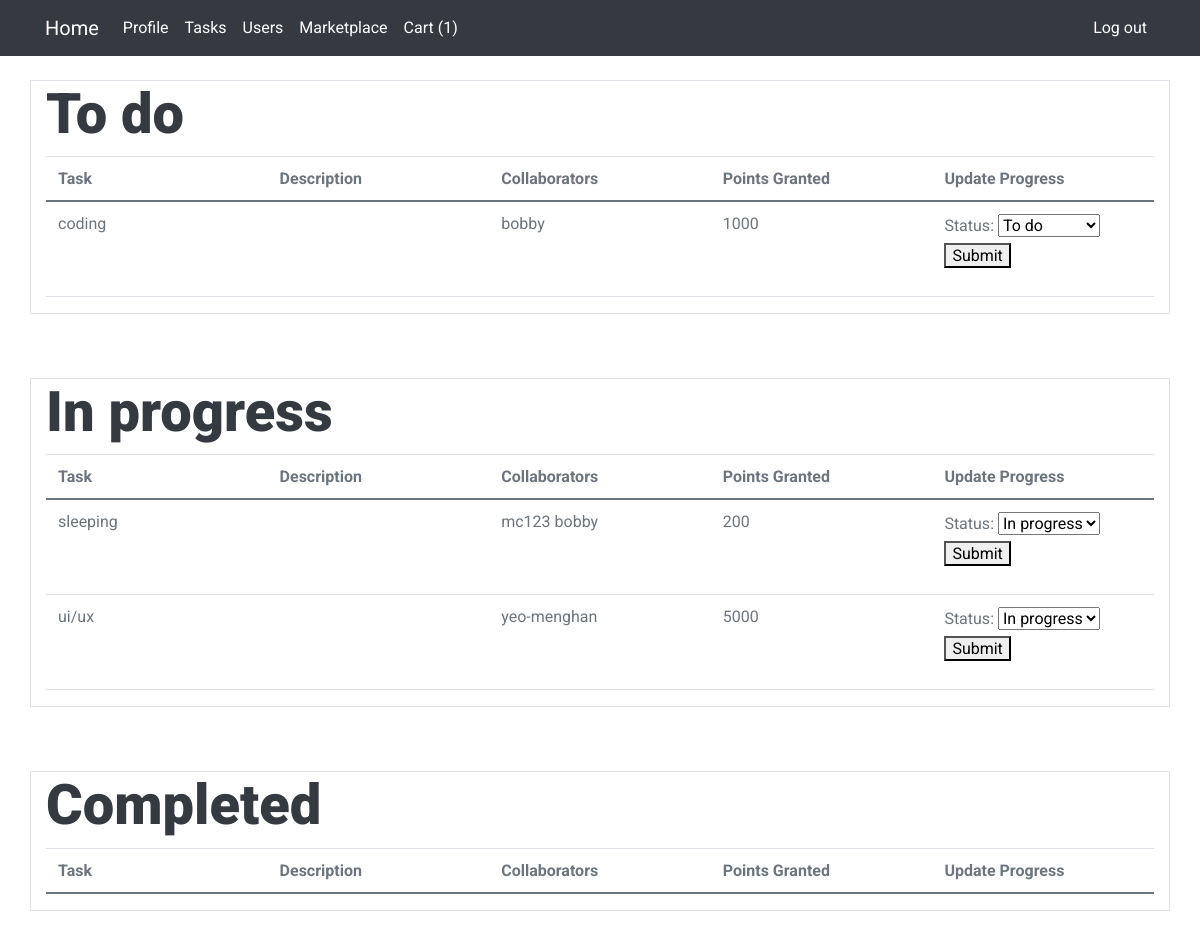
Page /main/tasks (signed in) on the committed database.
### main/models.py (models this page shows, shortened)
class Task(models.Model):
    STATUS = (
        ('To do', 'To do'),
        ('In progress', 'In progress'),
        ('Completed', 'Completed'),
    )
    name = models.CharField(max_length = 64)
    description = models.TextField("Description", max_length=600, default='', blank=True)
    points_granted = models.IntegerField()
    status = models.CharField(max_length=100, choices=STATUS, default='To do')

class CustomUser(models.Model):
    user = models.OneToOneField(User, on_delete=models.CASCADE)
    DEPARTMENT = (
        ('Operations', 'Operations'),
        ('Infocomm technology', 'Infocomm technology'),
        ('Engineering', 'Engineering'),
        ('Corportate', 'Corporate')
    )
    email = models.EmailField(unique=True)
    department = models.CharField(max_length=100, choices=DEPARTMENT)
    description = models.TextField("Description", max_length=600, default='', blank=True)
    points = models.IntegerField(default=0)
    tasks = models.ManyToManyField(Task, blank=True, related_name='users')

### main/views.py (the view)
# urls.py: path('tasks', views.tasks, name="tasks"),
@login_required(login_url='/main/login')
def tasks(request):
    to_do = Task.objects.filter(status="To do")
    in_progress = Task.objects.filter(status="In progress")
    completed = Task.objects.filter(status="Completed")
    return render(request, 'main/tasks.html', {
        "to_do": to_do,
        "in_progress": in_progress,
        "completed": completed,
    })

### main/context_processor.py (called while the page is built)
def cart_count(request):
    try:
        current_user = CustomUser.objects.get(user=request.user)
        cart_count = Cart.objects.filter(user=current_user).count()
        return {
            'cart_count' : cart_count
        }
    except TypeError:
        return []

### main/templates/main/tasks.html (shortened to what this page needs)
{% extends "main/layout.html" %}
{% block body %}
    <div class="container">
      <div class ="row">
        <div class="col-12 border">
          <h1 class="display-4">To do</h1>
        <table class="table table-hover">
          <thead>
            <tr>
              <th style="width: 20%">Task</th>
              <th style="width: 20%">Description</th>
              <th style="width: 20%">Collaborators</th>
              <th style="width: 20%">Points Granted</th>
              <th style="width: 20%">Update Progress</th>
            </tr>
          </thead>
          <tbody>
            {% for task in to_do %}
            <tr>
              <td scope="row">{{ task.name }}</th>
              <td>{{ task.description }}</td>
              <td>{% for user in task.users.all %} {{user.user.username}} {% endfor %}</td>
              <td>{{ task.points_granted }}</td>
              <td>
                <form action="{% url 'main:edit_task' %}" method="post">
                  <label for="status">Status:</label>
                    <select name='task_status' id="status">
                      <option {% if task.status == "To do" %} selected {% endif %}>To do</option>
                    </select>
                  <button value='{{ task.id }}' name='task_id' type='submit'>Submit</button>
                </form>
              </td>
            </tr>
            {% endfor %}
          </tbody>
        </table>
        </div>
        <div class="empty-div"><p></p></div>
          <div class="col-12 border">
            <h1 class="display-4">In progress</h1>
          <table class="table table-hover">
            <thead>
              <tr>
                <th style="width: 20%">Task</th>
                <th style="width: 20%">Description</th>
                <th style="width: 20%">Collaborators</th>
                <th style="width: 20%">Points Granted</th>
                <th style="width: 20%">Update Progress</th>
              </tr>
            </thead>
            <tbody>
              {% for task in in_progress %}
              <tr>
                <td scope="row">{{ task.name }}</th>
                <td>{{ task.description }}</td>
                <td>{% for user in task.users.all %} {{user.user.username}} {% endfor %}</td>
                <td>{{ task.points_granted }}</td>
                <td>
                  <form action="{% url 'main:edit_task' %}" method="post">
                    <label for="status">Status:</label>
                      <select name='task_status' id="status">
                        <option {% if task.status == "In progress" %} selected {% endif %}>In progress</option>
                      </select>
                    <button value='{{ task.id }}' name='task_id' type='submit'>Submit</button>
                  </form>
                </td>
              </tr>
              {% endfor %}
            </tbody>
          </table>
          </div>
          <div class="empty-div"><p></p></div>
          <div class="col-12 border">
            <h1 class="display-4">Completed</h1>
          <table class="table table-hover">
            <thead>
              <th style="width: 20%">Task</th>
              <th style="width: 20%">Description</th>
              <th style="width: 20%">Collaborators</th>
              <th style="width: 20%">Points Granted</th>
              <th style="width: 20%">Update Progress</th>
          </thead>
          </table>
          </div>
        </div>
      </div>
    </div>
{% endblock %}

### main/static/styles.css (style rules this page uses)
body { font-family: var(--bs-font-sans-serif); background-color: #f7f7f7; color: #000000; }
.empty-div { margin-top: 3rem !important; }

### rows in the picture
Task: name "coding", points_granted "1000", task_status "To do", {{ task.id }} 2 (drawn)
CustomUser: user.username "bobby"
Task: name "sleeping", points_granted "200", task_status "In progress", {{ task.id }} 1 (drawn)
CustomUser: user.username "mc123"
Task: name "ui/ux", points_granted "5000", task_status "In progress", {{ task.id }} 3 (drawn)
CustomUser: user.username "yeo-menghan"

### other values in the picture
{{ cart_count }} "1"
